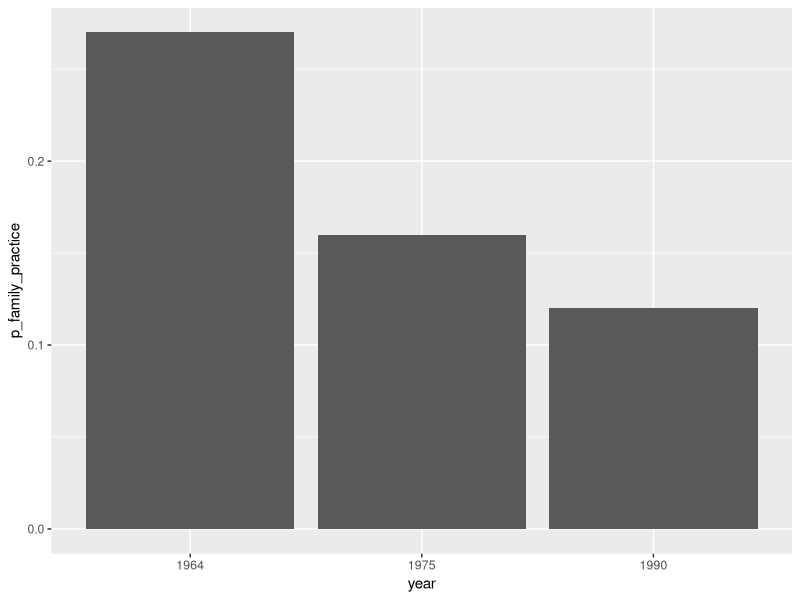
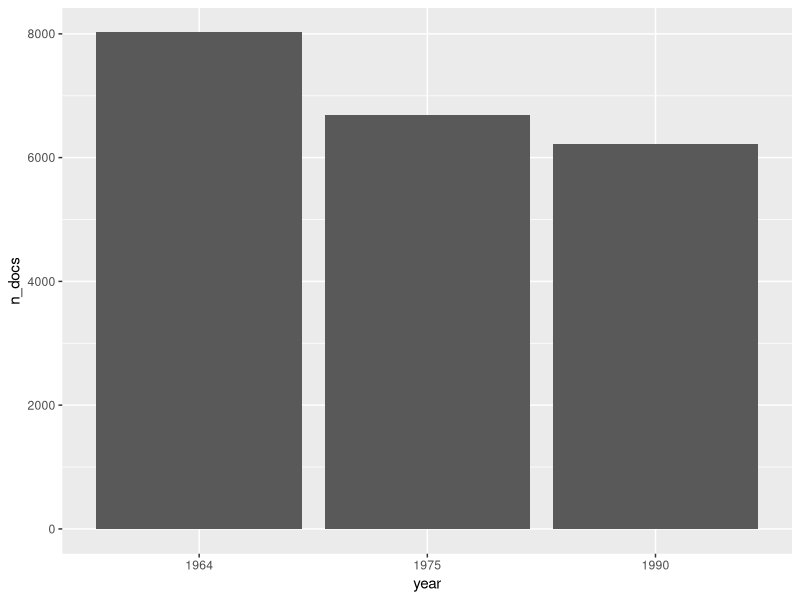
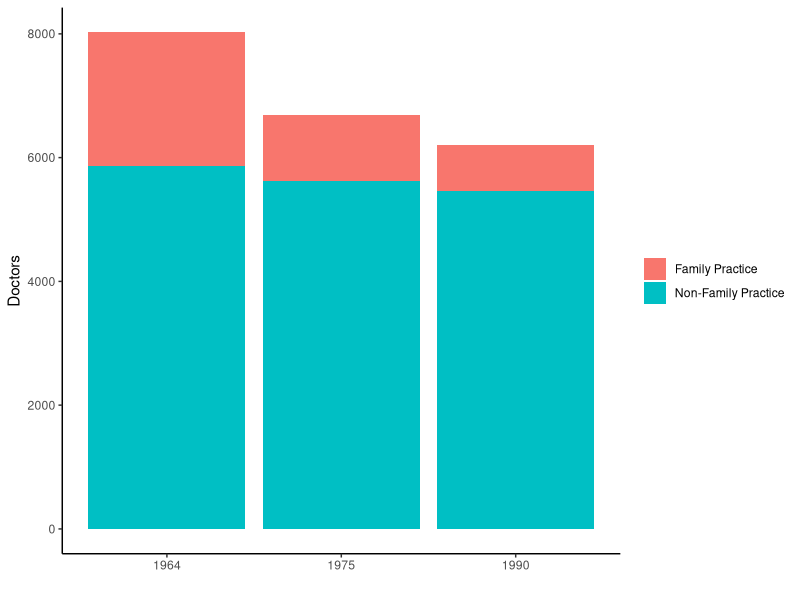
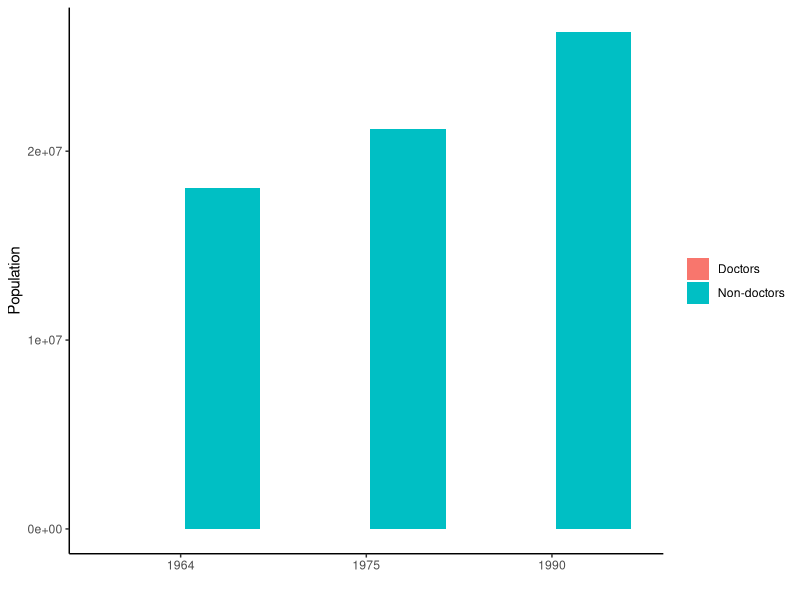

Here is the R script that generated these plots, in order:
## ---- chunk 1
#| echo: true
p_family_practice <- c(.27, .16, .12)
year <- c(1964, 1975, 1990)
ratio_to_pop <- c(2247, 3167, 4232)
n_docs <- c(8023, 6694, 6212)

docs_df <- data.frame(year, p_family_practice, ratio_to_pop, n_docs)
## ---- chunk 2
library(ggplot2)
library(dplyr)
docs_df |>
  mutate(year = factor(year)) |>
  ggplot() +
  aes(x = year, p_family_practice) +
  geom_bar(stat = "identity")
## ---- chunk 3
docs_df |>
  mutate(year = factor(year)) |>
  ggplot() +
  aes(x = year, n_docs) +
  geom_bar(stat = "identity")
## ---- chunk 4
#| echo: true

n_family <- n_docs*p_family_practice
n_non_family <- n_docs*(1 - p_family_practice)
n_docs_specialty <- c(n_family, n_non_family)
years <- rep(year, 2)
specialty <- rep(c("Family Practice", "Non-Family Practice"), each = length(year))

docs_df_new <- data.frame(years, specialty, n_docs = n_docs_specialty)
## ---- chunk 5
#| label: fig-docs-by-specialty
#| fig-cap: "Doctors in California by speciality 1964-1990."
#| echo: true
docs_df_new |>
  mutate(years = factor(years)) |>
  ggplot() +
  aes(x = years, y = n_docs, fill = specialty) +
  geom_bar(stat = "identity") +
  ylab("Doctors") +
  xlab("") +
  theme_classic() +
  theme(legend.title = element_blank())
## ---- chunk 6
total_pop <- n_docs*ratio_to_pop
pop <- c(total_pop, n_docs)
docs_general <- rep(c("Non-doctors", "Doctors"), each = 3)

docs_df_another <- data.frame(years, docs_general, pop)
## ---- chunk 7
#| label: fig-docs-as-p-population
#| fig-cap: "Doctors vs. non-doctors in California as a fraction of the total population 1964-1990."
#| echo: true
docs_df_another |>
  mutate(years = factor(years)) |>
  ggplot() +
  aes(x = years, y = pop, fill = docs_general) +
  geom_bar(stat = "identity", position = position_dodge2(preserve = "single")) +
  ylab("Population") +
  xlab("") +
  theme_classic() +
  theme(legend.title = element_blank())
